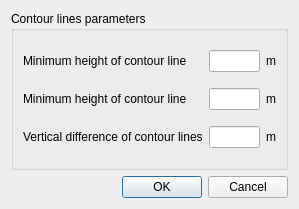
<?xml version="1.0" encoding="UTF-8"?>
<ui version="4.0">
 <class>Settings</class>
 <widget class="QDialog" name="Settings">
  <property name="geometry">
   <rect>
    <x>0</x>
    <y>0</y>
    <width>299</width>
    <height>209</height>
   </rect>
  </property>
  <property name="windowTitle">
   <string>Contour line parameters</string>
  </property>
  <layout class="QVBoxLayout" name="verticalLayout">
   <item>
    <widget class="QGroupBox" name="groupBox">
     <property name="title">
      <string>Contour lines parameters</string>
     </property>
     <layout class="QGridLayout" name="gridLayout">
      <item row="0" column="0">
       <widget class="QLabel" name="label">
        <property name="text">
         <string>&lt;html&gt;&lt;head/&gt;&lt;body&gt;&lt;p&gt;Minimum height of contour line&lt;/p&gt;&lt;/body&gt;&lt;/html&gt;</string>
        </property>
       </widget>
      </item>
      <item row="0" column="1">
       <widget class="QLineEdit" name="lineEdit"/>
      </item>
      <item row="0" column="2">
       <widget class="QLabel" name="label_2">
        <property name="text">
         <string>m</string>
        </property>
       </widget>
      </item>
      <item row="1" column="0">
       <widget class="QLabel" name="label_3">
        <property name="text">
         <string>&lt;html&gt;&lt;head/&gt;&lt;body&gt;&lt;p&gt;Minimum height of contour line&lt;/p&gt;&lt;/body&gt;&lt;/html&gt;</string>
        </property>
       </widget>
      </item>
      <item row="1" column="1">
       <widget class="QLineEdit" name="lineEdit_2"/>
      </item>
      <item row="1" column="2">
       <widget class="QLabel" name="label_4">
        <property name="text">
         <string>m</string>
        </property>
       </widget>
      </item>
      <item row="2" column="0">
       <widget class="QLabel" name="label_5">
        <property name="text">
         <string>&lt;html&gt;&lt;head/&gt;&lt;body&gt;&lt;p&gt;Vertical difference of contour lines&lt;/p&gt;&lt;/body&gt;&lt;/html&gt;</string>
        </property>
       </widget>
      </item>
      <item row="2" column="1">
       <widget class="QLineEdit" name="lineEdit_3"/>
      </item>
      <item row="2" column="2">
       <widget class="QLabel" name="label_6">
        <property name="text">
         <string>m</string>
        </property>
       </widget>
      </item>
     </layout>
    </widget>
   </item>
   <item>
    <widget class="QDialogButtonBox" name="buttonBox">
     <property name="orientation">
      <enum>Qt::Horizontal</enum>
     </property>
     <property name="standardButtons">
      <set>QDialogButtonBox::Cancel|QDialogButtonBox::Ok</set>
     </property>
    </widget>
   </item>
  </layout>
 </widget>
 <resources/>
 <connections>
  <connection>
   <sender>buttonBox</sender>
   <signal>accepted()</signal>
   <receiver>Settings</receiver>
   <slot>accept()</slot>
   <hints>
    <hint type="sourcelabel">
     <x>248</x>
     <y>254</y>
    </hint>
    <hint type="destinationlabel">
     <x>157</x>
     <y>274</y>
    </hint>
   </hints>
  </connection>
  <connection>
   <sender>buttonBox</sender>
   <signal>rejected()</signal>
   <receiver>Settings</receiver>
   <slot>reject()</slot>
   <hints>
    <hint type="sourcelabel">
     <x>316</x>
     <y>260</y>
    </hint>
    <hint type="destinationlabel">
     <x>286</x>
     <y>274</y>
    </hint>
   </hints>
  </connection>
 </connections>
</ui>
